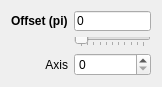
<?xml version="1.0" encoding="UTF-8"?>
<ui version="4.0">
 <class>Form</class>
 <widget class="QWidget" name="Form">
  <property name="geometry">
   <rect>
    <x>0</x>
    <y>0</y>
    <width>162</width>
    <height>85</height>
   </rect>
  </property>
  <property name="sizePolicy">
   <sizepolicy hsizetype="MinimumExpanding" vsizetype="MinimumExpanding">
    <horstretch>0</horstretch>
    <verstretch>0</verstretch>
   </sizepolicy>
  </property>
  <property name="maximumSize">
   <size>
    <width>16777215</width>
    <height>16777215</height>
   </size>
  </property>
  <property name="windowTitle">
   <string>Form</string>
  </property>
  <layout class="QGridLayout" name="gridLayout">
   <item row="1" column="1">
    <widget class="QLineEdit" name="offset_lineEdit">
     <property name="minimumSize">
      <size>
       <width>50</width>
       <height>20</height>
      </size>
     </property>
     <property name="text">
      <string>0</string>
     </property>
     <property name="placeholderText">
      <string>Offset</string>
     </property>
    </widget>
   </item>
   <item row="1" column="0">
    <widget class="QLabel" name="label_6">
     <property name="sizePolicy">
      <sizepolicy hsizetype="Preferred" vsizetype="MinimumExpanding">
       <horstretch>0</horstretch>
       <verstretch>0</verstretch>
      </sizepolicy>
     </property>
     <property name="minimumSize">
      <size>
       <width>0</width>
       <height>20</height>
      </size>
     </property>
     <property name="font">
      <font>
       <weight>75</weight>
       <bold>true</bold>
      </font>
     </property>
     <property name="text">
      <string>Offset (pi)</string>
     </property>
    </widget>
   </item>
   <item row="2" column="1">
    <widget class="QSlider" name="offset_slider">
     <property name="minimumSize">
      <size>
       <width>0</width>
       <height>10</height>
      </size>
     </property>
     <property name="minimum">
      <number>0</number>
     </property>
     <property name="maximum">
      <number>100</number>
     </property>
     <property name="orientation">
      <enum>Qt::Horizontal</enum>
     </property>
     <property name="tickPosition">
      <enum>QSlider::TicksBelow</enum>
     </property>
     <property name="tickInterval">
      <number>10</number>
     </property>
    </widget>
   </item>
   <item row="3" column="1">
    <widget class="QSpinBox" name="spinBox_axis">
     <property name="maximum">
      <number>1</number>
     </property>
    </widget>
   </item>
   <item row="3" column="0">
    <widget class="QLabel" name="label">
     <property name="text">
      <string>Axis</string>
     </property>
     <property name="alignment">
      <set>Qt::AlignRight|Qt::AlignTrailing|Qt::AlignVCenter</set>
     </property>
    </widget>
   </item>
  </layout>
 </widget>
 <resources/>
 <connections/>
</ui>
